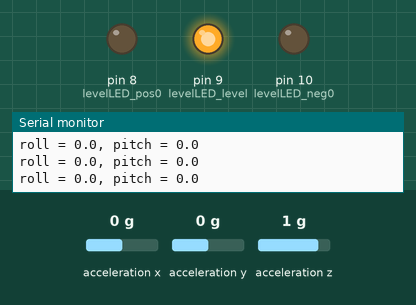
Recording of a sketch running on a simulated Arduino Pro Mini, built with avr-gcc and run on an emulated ATmega328P. On the bench: output pins drawn as LEDs (lit = HIGH), the last lines printed to the serial monitor. Wiring (inferred from the names in the program): MPU-6050 motion sensor at I2C address 0x68. The inputs (shaded band) are chosen by the test bench; at power-on: acceleration y 0 g, acceleration x 0 g, acceleration z 1 g.

Above: at 1.2 s.
1.3 s: acceleration y set to -1.4 g
At 2.7 s:
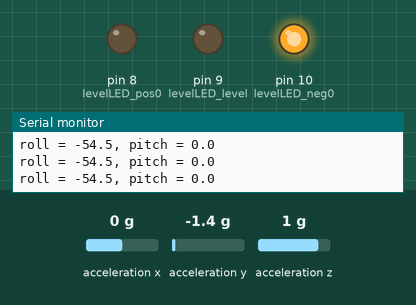
3.1 s: acceleration y set to 0.8 g
At 4.2 s:
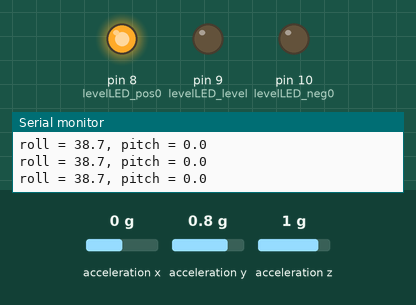
4.7 s: acceleration y set to -0.8 g
At 5.7 s:
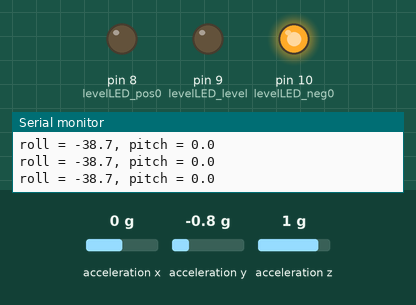
6.3 s: acceleration y set to 0 g
At 7.2 s:
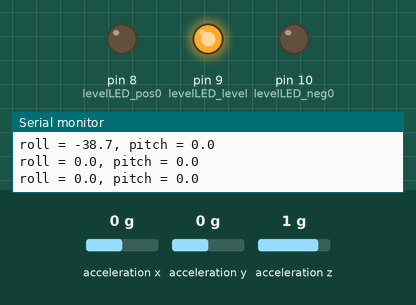
Timing chart, 0 to 8.9 s (numbered marks = the images above; inputs shaded):
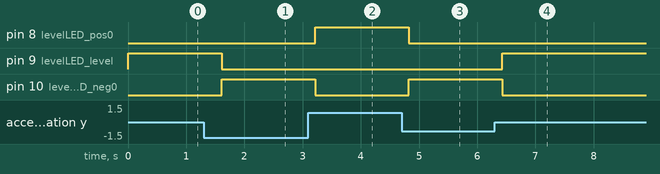

Measured:
- after the input at 1.3 s, pin 9 (levelLED_level): HIGH → LOW after 0.31 s; pin 10 (levelLED_neg0): LOW → HIGH after 0.31 s
- after the input at 3.1 s, pin 8 (levelLED_pos0): LOW → HIGH after 0.12 s; pin 10 (levelLED_neg0): HIGH → LOW after 0.12 s
- after the input at 4.7 s, pin 8 (levelLED_pos0): HIGH → LOW after 0.13 s; pin 10 (levelLED_neg0): LOW → HIGH after 0.13 s
- after the input at 6.3 s, pin 9 (levelLED_level): LOW → HIGH after 0.13 s; pin 10 (levelLED_neg0): HIGH → LOW after 0.13 s

The sketch:

Digital_Level_Indiator__Minimal_Prog.ino
```cpp
// minimal MPU-6050 tilt and roll (sjr)
// works perfectly with GY-521, pitch and roll signs agree with arrows on sensor module 7/2019
// tested with eBay Pro Mini, **no external pullups on SDA and SCL** (works with internal pullups!)
//
#include<Wire.h>
const int MPU_addr1 = 0x68;
float xa, ya, za, roll, pitch;

// Level LEDs

int levelLED_neg0 = 10;
int levelLED_level = 9;
int levelLED_pos0 = 8;

void setup() {

  Wire.begin();                                      //begin the wire communication
  Wire.beginTransmission(MPU_addr1);                 //begin, send the slave adress (in this case 68)
  Wire.write(0x6B);                                  //make the reset (place a 0 into the 6B register)
  Wire.write(0);
  Wire.endTransmission(true);                        //end the transmission
  Serial.begin(9600);

// Set Level LEDs as outputs
  pinMode(levelLED_neg0, OUTPUT);
  pinMode(levelLED_level, OUTPUT);
  pinMode(levelLED_pos0, OUTPUT);

}

void loop() {

  Wire.beginTransmission(MPU_addr1);
  Wire.write(0x3B);
  Wire.endTransmission(false);
  Wire.requestFrom(MPU_addr1, 6, true); //get six bytes accelerometer data

  xa = Wire.read() << 8 | Wire.read();
  ya = Wire.read() << 8 | Wire.read();
  za = Wire.read() << 8 | Wire.read();

  roll = atan2(ya , za) * 180.0 / PI;
  pitch = atan2(-xa , sqrt(ya * ya + za * za)) * 180.0 / PI;

  Serial.print("roll = ");
  Serial.print(roll,1);
  Serial.print(", pitch = ");
  Serial.println(pitch,1);

   if (roll < -5.1) {
    // Turn on Level LED
    digitalWrite(levelLED_neg0, HIGH);
    digitalWrite(levelLED_level, LOW);
    digitalWrite(levelLED_pos0, LOW);

    } else if ((roll < 5.0) && (roll > -5.0)) {
    // Turn on Level LED
    digitalWrite(levelLED_neg0, LOW);
    digitalWrite(levelLED_level, HIGH);
    digitalWrite(levelLED_pos0, LOW);

    } else if (roll > 5.1) {
    // Turn on Level LED
    digitalWrite(levelLED_neg0, LOW);
    digitalWrite(levelLED_level, LOW);
    digitalWrite(levelLED_pos0, HIGH);


    }
  delay(400);
}
```
